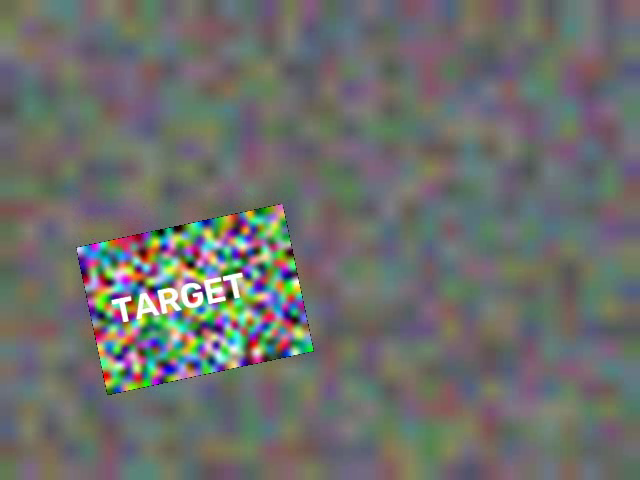
#> input picture frame 10 of lab6/demo_video.mp4, 640 x 480 px
$ python task4_object_recognition_sift_video.py --video part0.png
#> lines starting #> are read from the running program, lines starting #| are printed output that depends on the picture
import argparse
import os
import cv2
import numpy as np


class SiftRecognizer:
    def __init__(self, ref_gray, min_inliers=10, ratio=0.75):
        self.sift = cv2.SIFT_create()
        self.kp, self.des = self.sift.detectAndCompute(ref_gray, None)
        h, w = ref_gray.shape
        self.box = np.float32([[0, 0], [w, 0], [w, h], [0, h]]).reshape(-1, 1, 2)
        self.bf = cv2.BFMatcher()
        self.min_inliers, self.ratio = min_inliers, ratio

    def locate(self, frame_gray):
        kp, des = self.sift.detectAndCompute(frame_gray, None)
        if des is None or len(kp) < 4:
            return None, 0
        good = [m[0] for m in self.bf.knnMatch(self.des, des, k=2)
                if len(m) == 2 and m[0].distance < self.ratio * m[1].distance]
        if len(good) < self.min_inliers:
            return None, len(good)
        src = np.float32([self.kp[m.queryIdx].pt for m in good]).reshape(-1, 1, 2)
        dst = np.float32([kp[m.trainIdx].pt for m in good]).reshape(-1, 1, 2)
        H, inl = cv2.findHomography(src, dst, cv2.RANSAC, 5.0)
        if H is None or int(inl.sum()) < self.min_inliers:
            return None, 0
        corners = cv2.perspectiveTransform(self.box, H)
        if not cv2.isContourConvex(corners.astype(np.int32)):
            return None, 0
        return corners, int(inl.sum())


def make_demo(folder):
#> called with folder = 'results'
    os.makedirs(folder, exist_ok=True)
    rng = np.random.default_rng(3)
    ref = cv2.resize(rng.integers(0, 255, (20, 28, 3), dtype=np.uint8), (280, 200), interpolation=cv2.INTER_CUBIC)
    cv2.putText(ref, "TARGET", (30, 110), cv2.FONT_HERSHEY_SIMPLEX, 1.6, (255, 255, 255), 4)
    cv2.imwrite(os.path.join(folder, "ref.png"), ref)
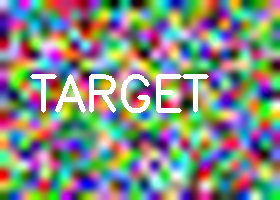
#> saved as ref.png: shape (200, 280, 3); mean B, G, R 129.3, 140, 131.8

    bg = cv2.resize(rng.integers(80, 140, (24, 32, 3), dtype=np.uint8), (640, 480))
    vp = os.path.join(folder, "demo_video.mp4")
    vw = cv2.VideoWriter(vp, cv2.VideoWriter_fourcc(*"mp4v"), 20, (640, 480))
    h, w = ref.shape[:2]
    for t in range(100):
        frame = bg.copy()
        scale = 0.6 + 0.4 * np.sin(t / 15.0) ** 2
        angle = 25 * np.sin(t / 20.0)
        cx, cy = 150 + 4.5 * t, 240 + 80 * np.sin(t / 12.0)
        M = cv2.getRotationMatrix2D((w / 2, h / 2), angle, scale)
        M[:, 2] += np.array([cx, cy]) - np.array([w / 2, h / 2])
        warped = cv2.warpAffine(ref, M, (640, 480))
        m = cv2.warpAffine(np.full((h, w), 255, np.uint8), M, (640, 480))
        frame[m > 0] = warped[m > 0]
        if 55 < t < 75:
            cv2.rectangle(frame, (int(cx) - 20, int(cy) - 90), (int(cx) + 60, int(cy) + 10), (40, 40, 40), -1)
        vw.write(frame)
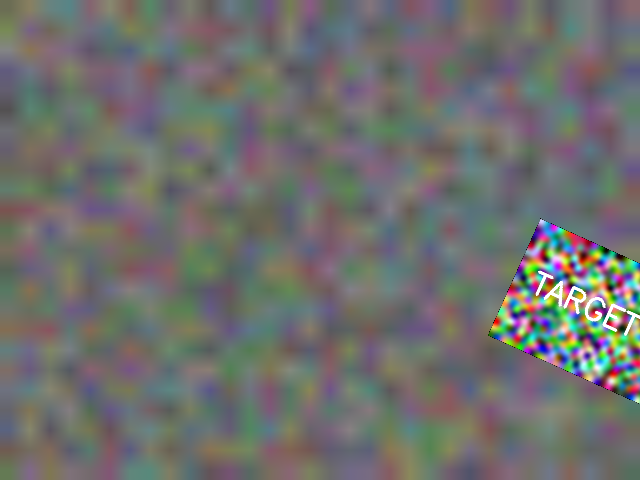
#> frame: shape (480, 640, 3); mean of channels 0, 1, 2 109.3, 111.4, 111.2; drawn as B, G, R
    vw.release()
    return os.path.join(folder, "ref.png"), vp


def main():
    ap = argparse.ArgumentParser()
    ap.add_argument("--ref")
    ap.add_argument("--video")
    ap.add_argument("--demo", action="store_true")
    ap.add_argument("--out", default="results")
    ap.add_argument("--show", action="store_true")
    a = ap.parse_args()
    os.makedirs(a.out, exist_ok=True)
    if a.demo or not (a.ref and a.video):
        a.ref, a.video = make_demo(a.out)
    ref = cv2.imread(a.ref, cv2.IMREAD_GRAYSCALE)
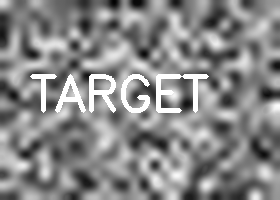
#> ref: shape (200, 280); min 2, max 255, mean 135.8
    rec = SiftRecognizer(ref)
#> in __init__, `self.kp, self.des = self.sift.detectAndCompute(ref_gray, None)`: self.kp = 230 keypoints; strongest (x, y, size): (205, 76, 3.4), (186, 104, 8.8), (43, 108, 4.1), (164, 104, 5.4)
    cap = cv2.VideoCapture(int(a.video) if a.video.isdigit() else a.video)
    fps = cap.get(cv2.CAP_PROP_FPS) or 20
#> fps = 20
    W, H = int(cap.get(3)), int(cap.get(4))
#> W = 640; H = 480
    vw = cv2.VideoWriter(os.path.join(a.out, "task4_result.mp4"), cv2.VideoWriter_fourcc(*"mp4v"), fps, (W, H))
    n = hit = 0
    while True:
        ok, frame = cap.read()
#> frame is the input picture: shape (480, 640, 3); mean B, G, R 108.2, 111.2, 109.8
        if not ok:
            break
        n += 1
        corners, inl = rec.locate(cv2.cvtColor(frame, cv2.COLOR_BGR2GRAY))
#> in locate, `kp, des = self.sift.detectAndCompute(frame_gray, None)`: kp = 310 keypoints; strongest (x, y, size): (229, 295, 6.2), (191, 299, 4.8), (129, 299, 3.3), (125, 318, 4.1)
#> in locate, `kp, des = self.sift.detectAndCompute(frame_gray, None)`:
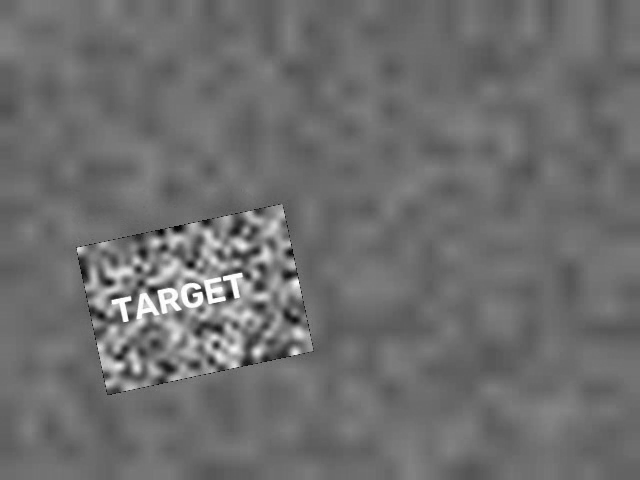
#> frame_gray: shape (480, 640); min 0, max 255, mean 110.4
#> in locate, `good = [m[0] for m in self.bf.knnMatch(self.des, des, k=2) if len(m) =..`: good = 144 matches
#> in locate, `src = np.float32([self.kp[m.queryIdx].pt for m in good]).reshape(-1, 1..`: src = 144 rows, first 8: [13.8, 77.45], [14.64, 39.94], [22.29, 165.7], [24.56, 142.8], [24.87, 116.4], [25.47, 154.2], [25.5, 94.05], [31.09, 176.8]
#> in locate, `dst = np.float32([kp[m.trainIdx].pt for m in good]).reshape(-1, 1, 2)`: dst = 144 rows, first 8: [98.27, 302.2], [93.26, 274.4], [118.6, 366.1], [116.7, 348.7], [112.8, 329.4], [119.2, 357.1], [109.7, 312.9], [126.7, 372.8]
#> in locate, `H, inl = cv2.findHomography(src, dst, cv2.RANSAC, 5.0)`: H = [[0.737, 0.158, 76.32], [-0.155, 0.738, 247.5], [3.98e-06, 6.87e-06, 1]]; inl = 144 values from 1 to 1
#> in locate, `corners = cv2.perspectiveTransform(self.box, H)`: corners = [[76.32, 247.5], [282.5, 203.9], [313.6, 350.9], [107.8, 394.6]]
#> inl = 144
        if corners is not None:
            hit += 1
            cv2.polylines(frame, [corners.astype(np.int32)], True, (0, 255, 0), 3)
            cv2.putText(frame, f"Object ({inl} inliers)", tuple(corners[0, 0].astype(int)),
                        cv2.FONT_HERSHEY_SIMPLEX, 0.7, (0, 255, 0), 2)
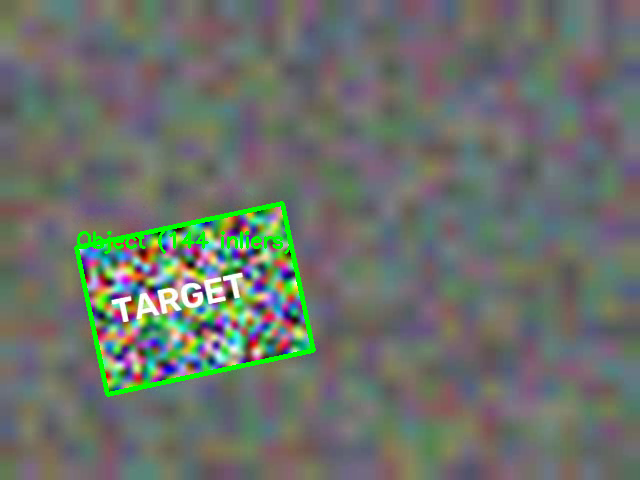
#> frame: shape (480, 640, 3); mean B, G, R 106.6, 113.4, 108.1
        else:
            cv2.putText(frame, "Not found", (10, 30), cv2.FONT_HERSHEY_SIMPLEX, 0.8, (0, 0, 255), 2)
        vw.write(frame)
        if a.show:
            cv2.imshow("SIFT recognition", frame)
            if cv2.waitKey(1) & 0xFF == ord("q"):
                break
    cap.release(); vw.release(); cv2.destroyAllWindows()
    print(f"Frames: {n} | object found in {hit} ({100*hit/max(n,1):.0f}%)")


if __name__ == "__main__":
    main()

$ run again, starting later in the video
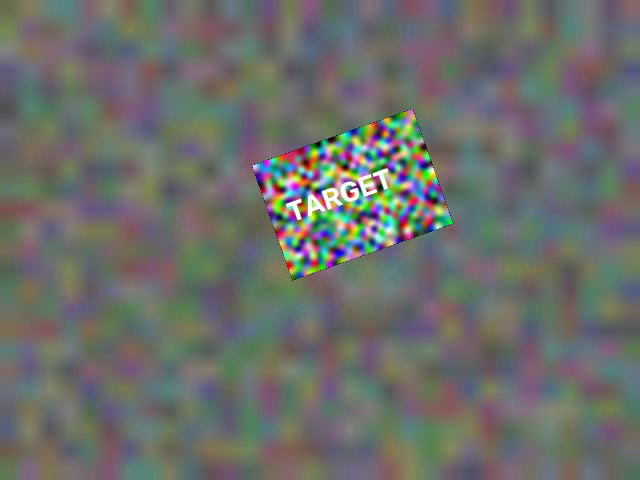
#> input picture frame 45 of lab6/demo_video.mp4, 640 x 480 px
#> self.kp = 230 keypoints; strongest (x, y, size): (205, 76, 3.4), (186, 104, 8.8), (43, 108, 4.1), (164, 104, 5.4)
#> in main, frame is the input picture: shape (480, 640, 3); mean B, G, R 106.7, 110.3, 108.5
#> kp = 311 keypoints; strongest (x, y, size): (379, 187, 5), (349, 194, 3.8), (351, 191, 2), (299, 217, 3.4)
#> in locate, `kp, des = self.sift.detectAndCompute(frame_gray, None)`:
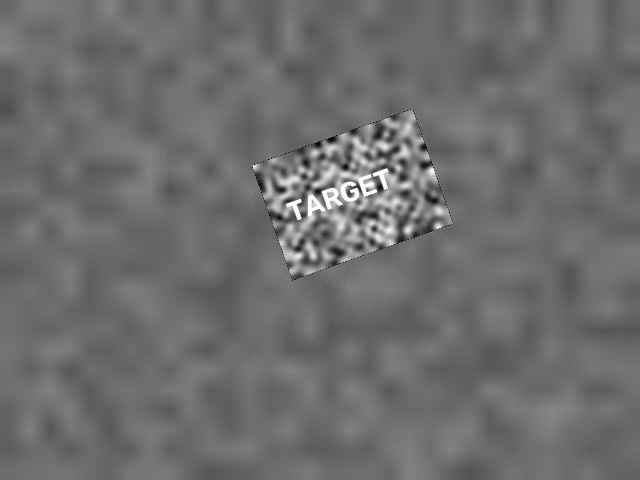
#> frame_gray: shape (480, 640); min 2, max 255, mean 109.3
#> good = 149 matches
#> src = 149 rows, first 8: [13.63, 141.8], [13.63, 141.8], [13.8, 77.45], [22.29, 165.7], [24.56, 142.8], [24.87, 116.4], [25.47, 154.2], [25.5, 94.05]
#> dst = 149 rows, first 8: [288.7, 243.8], [288.7, 243.8], [275.6, 206.9], [298.3, 256], [295, 242.2], [289.9, 227.1], [297.9, 248.7], [285.8, 214.2]
#> in locate, `H, inl = cv2.findHomography(src, dst, cv2.RANSAC, 5.0)`: H = [[0.575, 0.208, 251.9], [-0.202, 0.576, 165.4], [2.46e-06, 1.24e-05, 1]]; inl = 149 values, max 1 at index 0, min 0 at index 110, mean 0.993
#> in locate, `corners = cv2.perspectiveTransform(self.box, H)`: corners = [[251.9, 165.4], [412.6, 108.8], [453, 223.4], [292.6, 279.9]]
#> in main, `corners, inl = rec.locate(cv2.cvtColor(frame, cv2.COLOR_BGR2GRAY))`: inl = 148
#> in main, `cv2.putText(frame, f"Object ({inl} inliers)", tuple(corners[0, 0].asty..`:
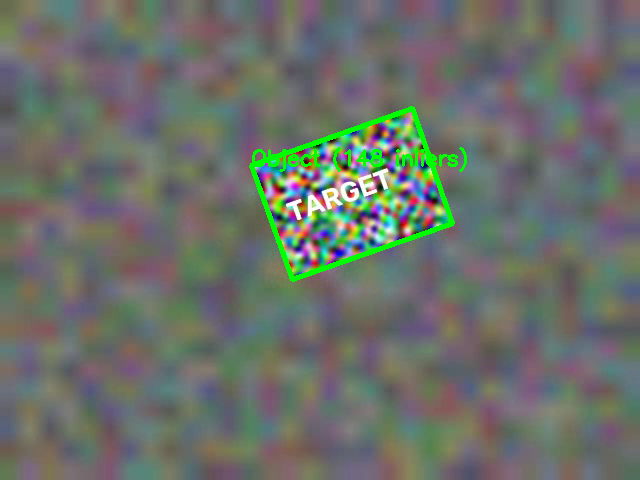
#> frame: shape (480, 640, 3); mean B, G, R 105.2, 112.3, 106.9

$ run again, starting later in the video
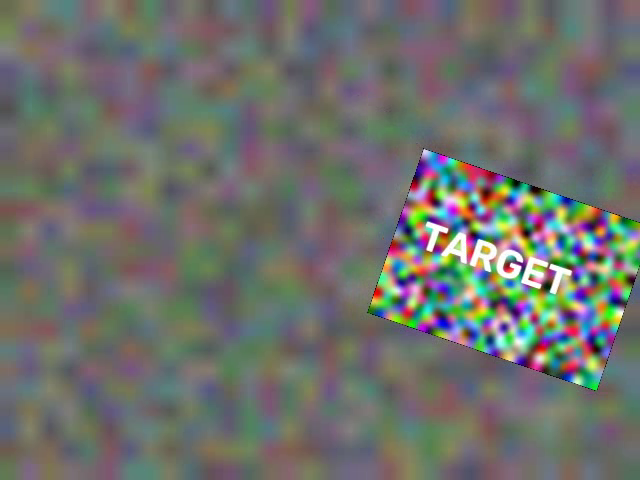
#> input picture frame 80 of lab6/demo_video.mp4, 640 x 480 px
#> self.kp = 230 keypoints; strongest (x, y, size): (205, 76, 3.4), (186, 104, 8.8), (43, 108, 4.1), (164, 104, 5.4)
#> in main, frame is the input picture: shape (480, 640, 3); mean B, G, R 107.9, 112.2, 110.4
#> kp = 305 keypoints; strongest (x, y, size): (507, 267, 5.5), (445, 230, 3.9), (430, 247, 4.8), (523, 265, 4.9)
#> in locate, `kp, des = self.sift.detectAndCompute(frame_gray, None)`:
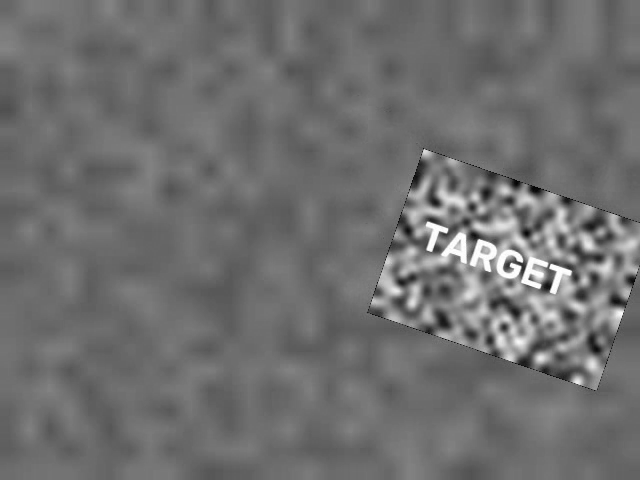
#> frame_gray: shape (480, 640); min 1, max 255, mean 111.1
#> good = 140 matches
#> src = 140 rows, first 8: [13.63, 141.8], [13.8, 77.45], [22.29, 165.7], [24.87, 116.4], [25.47, 154.2], [25.5, 94.05], [31.09, 176.8], [31.09, 176.8]
#> dst = 140 rows, first 8: [395.2, 268.9], [413.3, 216.1], [395.6, 290.7], [411.4, 251], [401.6, 282.3], [418.1, 233], [399.4, 302.2], [399.4, 302.2]
#> in locate, `H, inl = cv2.findHomography(src, dst, cv2.RANSAC, 5.0)`: H = [[0.823, -0.278, 423.7], [0.283, 0.82, 148.9], [9.77e-06, 4.46e-06, 1]]; inl = 140 values from 1 to 1
#> in locate, `corners = cv2.perspectiveTransform(self.box, H)`: corners = [[423.7, 148.9], [652.4, 227.5], [596.4, 390.7], [367.7, 312.5]]
#> in main, `corners, inl = rec.locate(cv2.cvtColor(frame, cv2.COLOR_BGR2GRAY))`: inl = 140
#> in main, `cv2.putText(frame, f"Object ({inl} inliers)", tuple(corners[0, 0].asty..`:
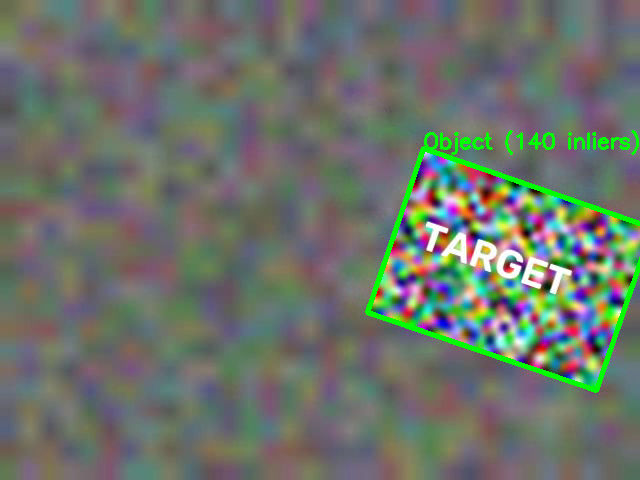
#> frame: shape (480, 640, 3); mean B, G, R 106.1, 114.9, 108.5
